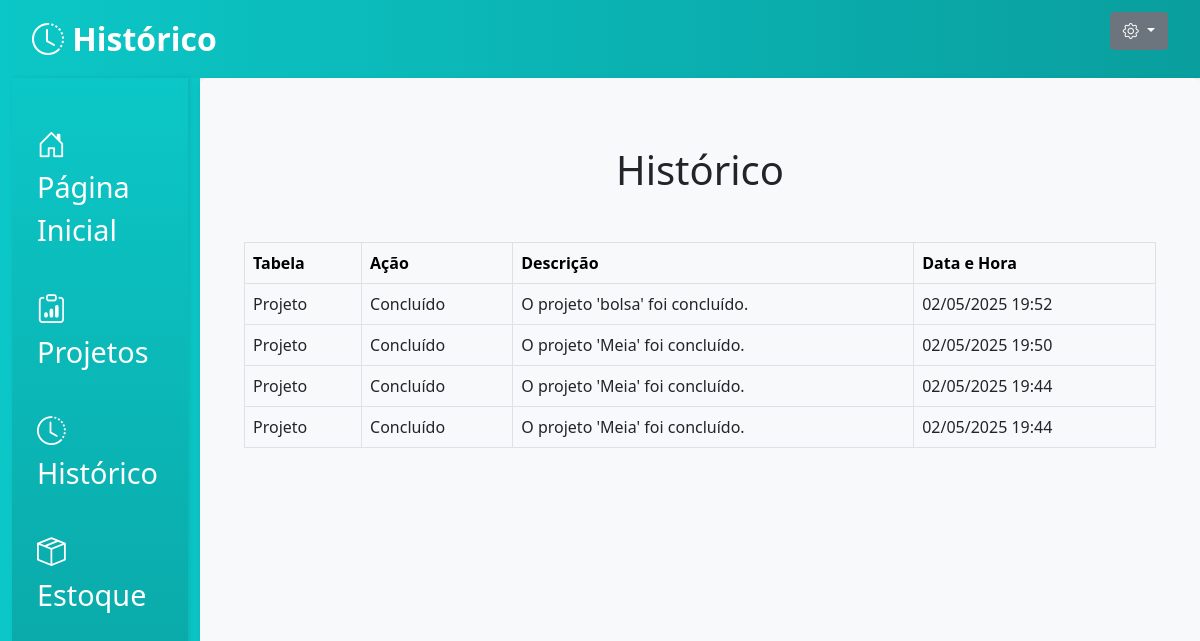
The app's page /historico/ (signed in) with its own data.
### app_cad_usuario/models.py (models this page shows, shortened)
class Historico(models.Model):
    ACAO_CHOICES = [
        ('adicionado', 'Adicionado'),
        ('editado', 'Editado'),
        ('excluido', 'Excluído'),
        ('concluido', 'Concluído'),
    ]
    user = models.ForeignKey(User, on_delete=models.CASCADE)  # Usuário que realizou a ação
    tabela = models.CharField(max_length=100)  # Nome da tabela afetada
    acao = models.CharField(max_length=20, choices=ACAO_CHOICES)  # Tipo de ação
    descricao = models.TextField()  # Descrição da ação
    data_hora = models.DateTimeField(auto_now_add=True)  # Data e hora da ação

### app_cad_usuario/views.py (the view)
# urls.py: path('historico/', views.historico, name='historico'),
def historico(request):
    registros = Historico.objects.filter(user=request.user).order_by('-data_hora')  # Filtra pelo usuário autenticado
    paginator = Paginator(registros, 10)  # Mostra 10 registros por página
    page_number = request.GET.get('page')  # Obtém o número da página da URL
    page_obj = paginator.get_page(page_number)  # Obtém os registros da página atual
    return render(request, 'usuario/historico.html', {'page_obj': page_obj})
    return render(request, 'usuario/historico.html', {'registros': registros})

### app_cad_usuario/templates/usuario/historico.html (shortened to what this page needs)
<!doctype html>
<html lang="en">
  <head>
    <link href="https://cdn.jsdelivr.net/npm/bootstrap@5.0.2/dist/css/bootstrap.min.css" rel="stylesheet">
    <link href="https://cdn.jsdelivr.net/npm/bootstrap-icons/font/bootstrap-icons.css" rel="stylesheet">
  </head>
  <body>
    <nav class="navbar-superior">
      <div class="container-fluid d-flex justify-content-between">
        <span class="navbar-brand">
          <i class="bi bi-clock-history"></i> Histórico
        </span>
        <div class="dropdown">
          <button class="btn btn-secondary dropdown-toggle" type="button" id="dropdownMenuButton" data-bs-toggle="dropdown" aria-expanded="false">
            <i class="bi bi-gear"></i>
          </button>
        </div>
      </div>
    </nav>
    <div class="container-fluid">
      <div class="row">
        <div class="col-md-2" style="background-color:rgb(12, 199, 199); min-height: 100vh;">
          <div class="menu-lateral">
            <ul class="nav flex-column mt-4">
              <li class="nav-item">
                <a class="nav-link" href="{% url 'pagina_inicial' %}">
                  <i class="bi bi-house-door"></i> Página Inicial
                </a>
              </li>
              <li class="nav-item">
                <a class="nav-link" href="{% url 'projetos' %}">
                  <i class="bi bi-clipboard-data"></i> Projetos
                </a>
              </li>
              <li class="nav-item">
                <a class="nav-link" href="{% url 'historico' %}">
                  <i class="bi bi-clock-history"></i> Histórico
                </a>
              </li>
              <li class="nav-item">
                <a class="nav-link" href="{% url 'estoque' %}">
                  <i class="bi bi-box-seam"></i> Estoque
                </a>
              </li>
            </ul>
          </div>
        </div>
        <div class="col-md-10">
          <div class="container mt-4">
            <h1 class="text-center mt-5">Histórico</h1>
            <table class="table table-bordered mt-5">
              <thead class="table-light">
                <tr>
                  <th>Tabela</th>
                  <th>Ação</th>
                  <th>Descrição</th>
                  <th>Data e Hora</th>
                </tr>
              </thead>
              <tbody>
                {% for registro in page_obj %}
                <tr>
                  <td>{{ registro.tabela }}</td>
                  <td>{{ registro.get_acao_display }}</td>
                  <td>{{ registro.descricao }}</td>
                  <td>{{ registro.data_hora|date:"d/m/Y H:i" }}</td>
                </tr>
                {% empty %}
                <tr>
                  <td colspan="4" class="text-center">Nenhum registro encontrado.</td>
                </tr>
                {% endfor %}
              </tbody>
            </table>
          </div>
        </div>
      </div>
    </div>
  </body>
</html>

### app_cad_usuario/templates/usuario/historico.html (style rules this page uses)
.navbar-superior { background: linear-gradient(90deg, #0cc7c7, #0a9e9e); color: white; padding: 10px 20px; font-size: 1.5rem; box-shadow: 0 2px 5px rgba(0, 0, 0, 0.1); }
.navbar-superior .navbar-brand { font-size: 2rem; font-weight: bold; color: white; }
.menu-lateral { background: linear-gradient(180deg, #0cc7c7, #0a9e9e); min-height: 100vh; padding: 10px; box-shadow: 2px 0 5px rgba(0, 0, 0, 0.1); }
.menu-lateral .nav-link { font-size: 1.8rem; color: white; margin-bottom: 15px; padding: 10px 15px; border-radius: 5px; transition: background-color 0.3s ease; }
.menu-lateral .nav-link i { margin-right: 10px; }
.col-md-10 { background-color: #f8f9fa; padding: 20px; border-radius: 8px; box-shadow: 0 4px 8px rgba(0, 0, 0, 0.1); }

### records on screen
Historico: tabela "Projeto", acao "Concluído", descricao "O projeto 'bolsa' foi concluído.", data_hora "02/05/2025 19:52"
Historico: tabela "Projeto", acao "Concluído", descricao "O projeto 'Meia' foi concluído.", data_hora "02/05/2025 19:50"
Historico: tabela "Projeto", acao "Concluído", descricao "O projeto 'Meia' foi concluído.", data_hora "02/05/2025 19:44"
Historico: tabela "Projeto", acao "Concluído", descricao "O projeto 'Meia' foi concluído.", data_hora "02/05/2025 19:44"
